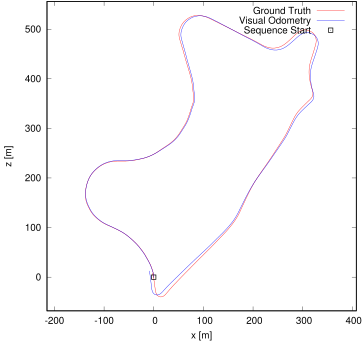

gnuplot code for this plot:
set term postscript eps enhanced color
set output "09.eps"
set size ratio -1
set xrange [-215:408]
set yrange [-68:556]
set xlabel "x [m]"
set ylabel "z [m]"
plot "09.txt" using 1:2 lc rgb "#FF0000" title 'Ground Truth' w lines,"09.txt" using 3:4 lc rgb "#0000FF" title 'Visual Odometry' w lines,"< head -1 09.txt" using 1:2 lc rgb "#000000" pt 4 ps 1 lw 2 title 'Sequence Start' w points
